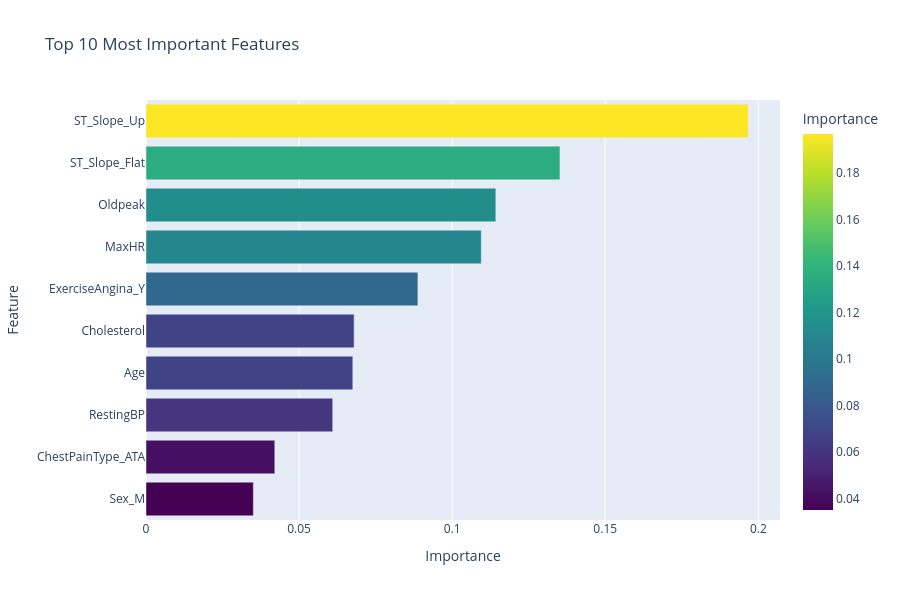

This figure's notebook cell:
### Code cell
top10 = importance_df.head(10)

fig_top10 = px.bar(
    top10,
    x='Importance',
    y='Feature',
    orientation='h',
    title='Top 10 Most Important Features',
    height=600,
    color='Importance',
    color_continuous_scale='viridis'
)

fig_top10.update_layout(yaxis=dict(autorange="reversed"))
fig_top10.show()

### Figure 1 — Plotly figure (JSON) as saved in the notebook; plotly's stock layout.template omitted (floating-point values rounded to 4 significant figures)
{"data": [{"alignmentgroup": "True", "hovertemplate": "Importance=%{marker.color}<br>Feature=%{y}<extra></extra>", "legendgroup": "", "marker": {"color": [0.1967, 0.1352, 0.1143, 0.1095, 0.08881, 0.06797, 0.06754, 0.06098, 0.04206, 0.03506], "coloraxis": "coloraxis", "pattern": {"shape": ""}}, "name": "", "offsetgroup": "", "orientation": "h", "showlegend": false, "textposition": "auto", "type": "bar", "x": [0.1967, 0.1352, 0.1143, 0.1095, 0.08881, 0.06797, 0.06754, 0.06098, 0.04206, 0.03506], "xaxis": "x", "y": ["ST_Slope_Up", "ST_Slope_Flat", "Oldpeak", "MaxHR", "ExerciseAngina_Y", "Cholesterol", "Age", "RestingBP", "ChestPainType_ATA", "Sex_M"], "yaxis": "y"}], "layout": {"barmode": "relative", "coloraxis": {"colorbar": {"title": {"text": "Importance"}}, "colorscale": [[0, "#440154"], [0.1111, "#482878"], [0.2222, "#3e4989"], [0.3333, "#31688e"], [0.4444, "#26828e"], [0.5556, "#1f9e89"], [0.6667, "#35b779"], [0.7778, "#6ece58"], [0.8889, "#b5de2b"], [1, "#fde725"]]}, "height": 600, "legend": {"tracegroupgap": 0}, "title": {"text": "Top 10 Most Important Features"}, "xaxis": {"anchor": "y", "domain": [0, 1], "title": {"text": "Importance"}}, "yaxis": {"anchor": "x", "autorange": "reversed", "domain": [0, 1], "title": {"text": "Feature"}}}}
